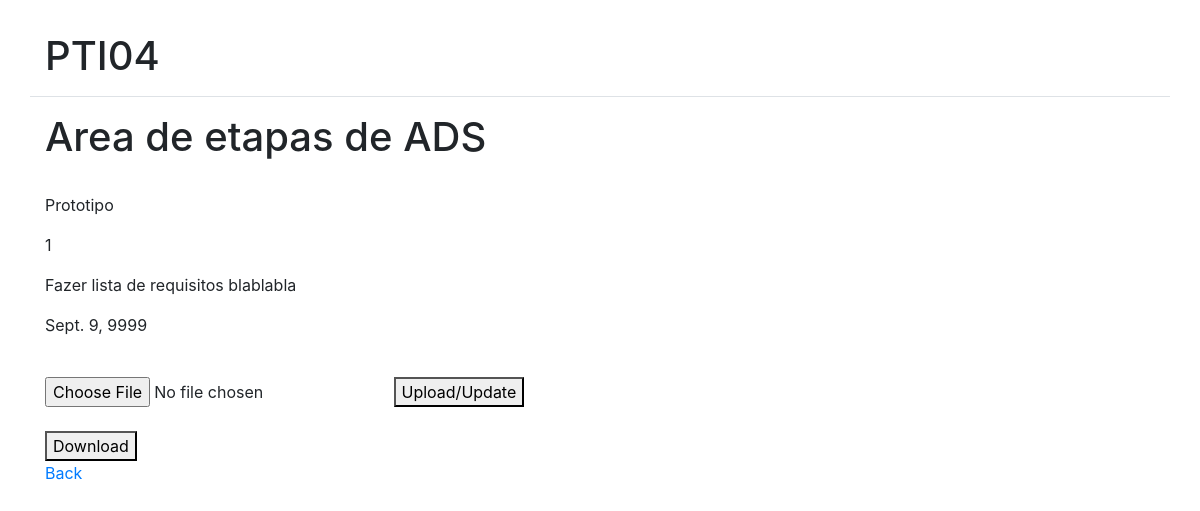
Screenshot of /groups/2/stages/ (signed in) with the database file from the repository.
### login/models.py (models this page shows, shortened)
class Subject(models.Model):
    name = models.CharField(max_length=50)
    groups_max = models.IntegerField(default=7)
    groups_deadline = models.DateField(blank=True,null=True)
    groups_on = models.BooleanField(default=False)
    def __str__(self):
        return f'{self.name}'

class Stage(models.Model):
    subject = models.ForeignKey(Subject, on_delete=models.CASCADE)
    number = models.IntegerField(default=0)
    name = models.CharField(max_length=20)
    description = models.CharField(max_length=100)
    deadline = models.DateField(blank=True, null=True)

### groups/views.py (the view, shortened to what this page needs)
# urls.py: path('<int:sub_id>/stages/', views.list_stages, name='stages'),
def list_stages(request,sub_id=None):
    try:
        subject = Subject.objects.get(id=sub_id)
    except:
        raise Http404
    context = {}
    context['subject'] = subject
    stages = Stage.objects.filter(subject=subject)
    context['stages'] = stages
    context['groups'] = Group.objects.filter(subject=subject)
    for group in context['groups']:
        if request.user in group.members.all():
            context['group'] = group
    return render(request, 'groups/stages.html', context)

### templates/groups/stages.html (shortened to what this page needs)
{% extends "base.html" %}
{% block content %}
<h1>Area de etapas de {{subject}} </h1>
<br>
{% for stage in stages %}
    <p>{{ stage.name }}</p>
    <p>{{ stage.id }}</p>
    <p>{{ stage.description }}</p>
    <p>{{ stage.deadline }}</p>
    <br>
    {% if user.is_student %}
    <form method="post" enctype="multipart/form-data">
        <input type="file" name="myfile">
        <button type="submit">Upload/Update</button>
    </form>
    <br>
    <form method="post" enctype="multipart/form-data">
        <button type="submit">Download</button>
    </form>
    {% endif %}
{% endfor %}
<a href="{% url 'groups-subject' subject.id %}">Back</a>
{% endblock %}

### rows the page displays
Subject: name "ADS"
Stage: name "Prototipo", id "1", description "Fazer lista de requisitos blablabla", deadline "Sept. 9, 9999"
